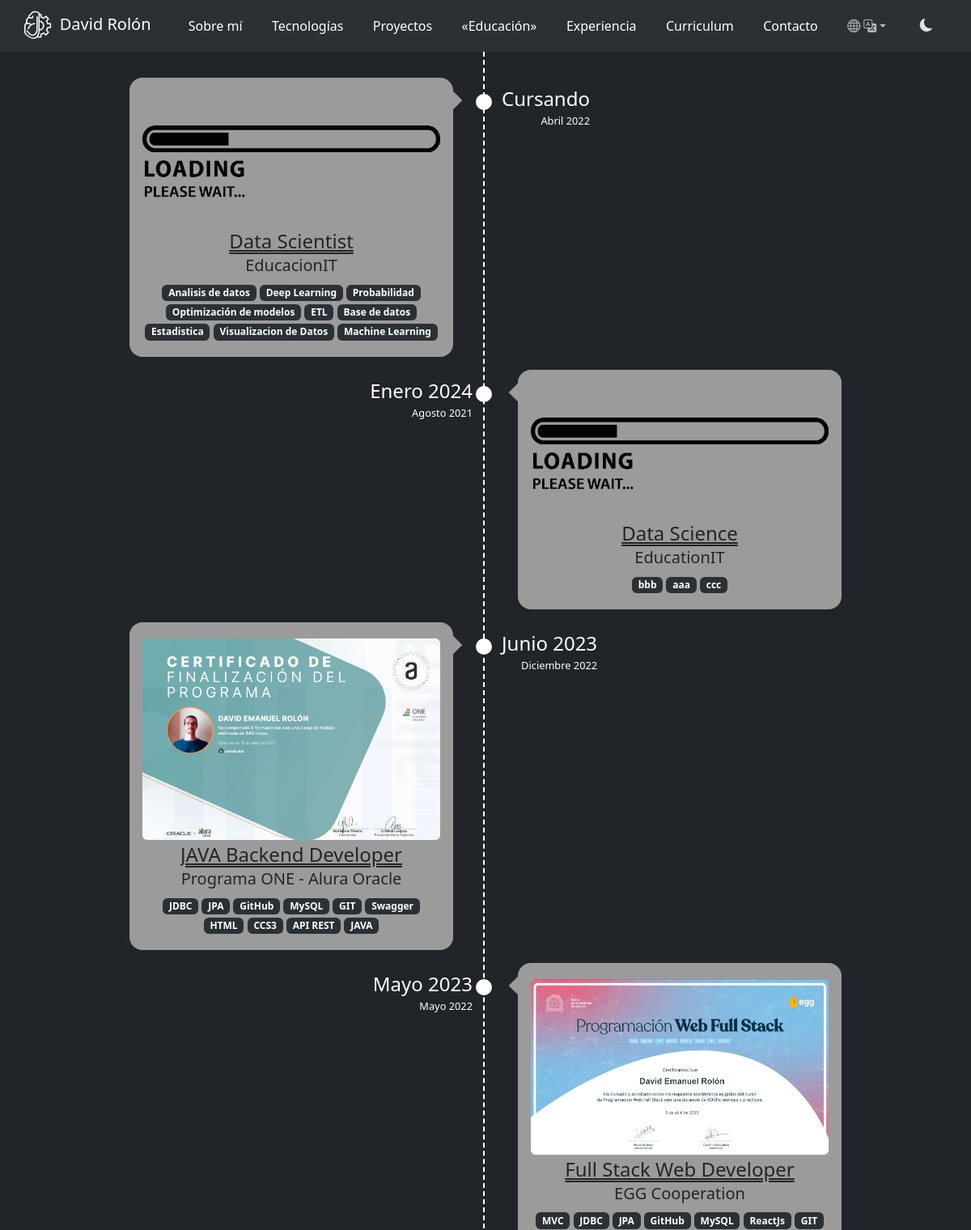
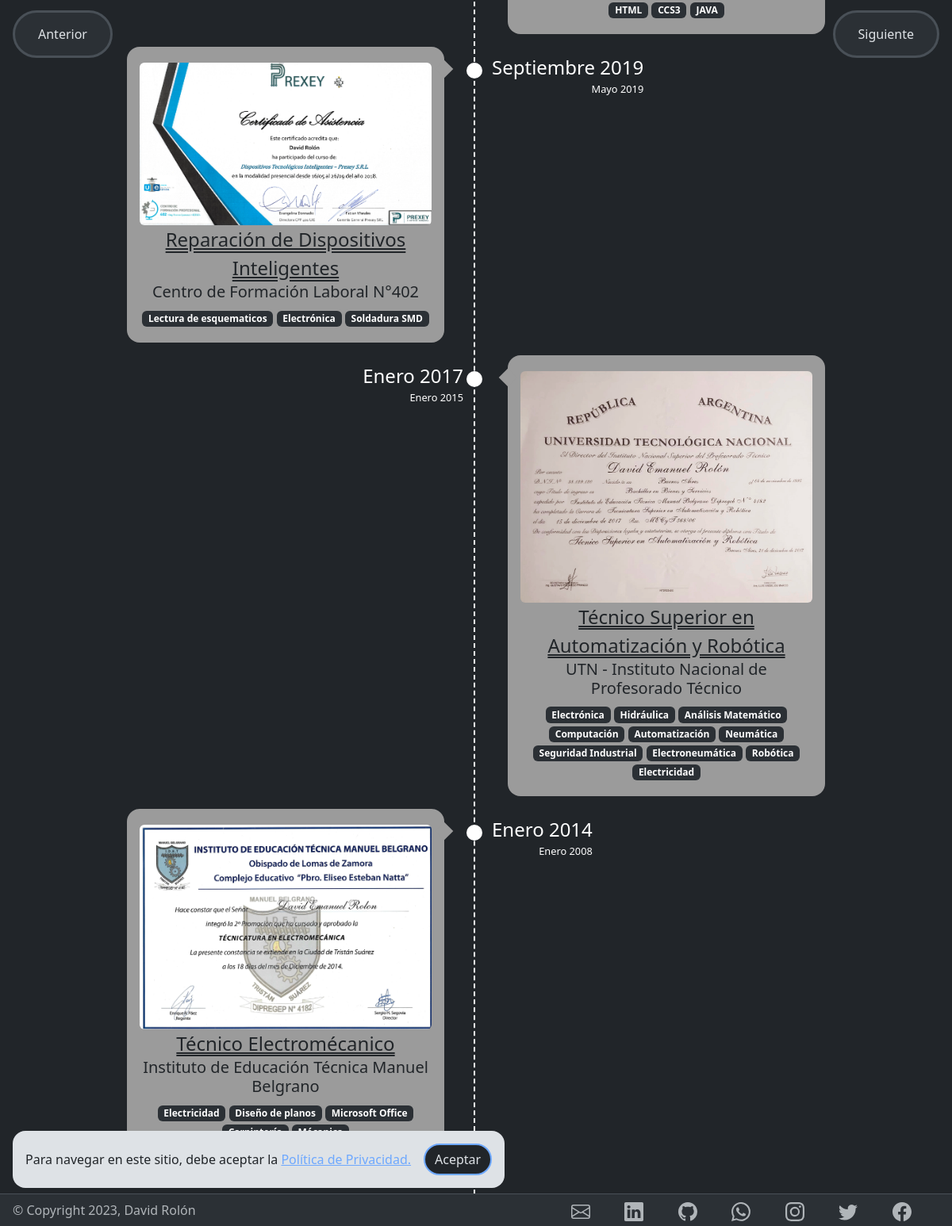
The page /education on the database its author committed (2 pictures, top to bottom).
### my_portfolio/models.py (models this page shows, shortened)
class Education(models.Model):
    name = models.CharField(max_length=64)
    date_start_month = models.PositiveSmallIntegerField(validators=[MaxValueValidator(12)])
    date_start_year = models.PositiveSmallIntegerField(validators=[MaxValueValidator(9999)])
    date_end_month = models.PositiveSmallIntegerField(validators=[MaxValueValidator(12)])
    date_end_year = models.PositiveSmallIntegerField(validators=[MaxValueValidator(9999)])
    company = models.CharField(max_length=64)
    img_name = models.CharField(max_length=32)
    tags = TaggableManager()
    class Meta:
        verbose_name_plural = "Education"

### my_portfolio/views.py (the view)
# urls.py: path('education', views.education, name="education"),
def education(request, template_name='my_portfolio/education.html'):
    education = all_row_model_to_dict(models.Education, "-date_end_year", "-date_end_month", "-date_start_year", "-date_start_month")
    page_flow = obtain_url_buttons_from_template(models.Pages, template_name)
    for item in education:
        item["tags"] = models.Education.objects.get(name=item["name"]).tags.names()
    context = {"education": education,
               "page_flow": page_flow,
               "pages_list": pages_list}
    return render(request, template_name, context=context)

### my_portfolio/auxiliar.py (called while the page is built)
def model_to_dict(model):
    new_dict = model.__dict__
    new_dict.pop("id")
    new_dict.pop("_state")
    return new_dict

def all_row_model_to_dict(model_class, *order_by):
    if order_by:
        return [model_to_dict(model) for model in model_class.objects.all().order_by(*order_by)]
    return [model_to_dict(model) for model in model_class.objects.all()]

def obtain_url_buttons_from_template(model, template_name):
    url = re.search(r'[^/]+(?=\.html$)', template_name).group()
    buttons = model.objects.filter(url=url).values().first()
    buttons.pop("id")
    return buttons

### my_portfolio/templatetags/filter_number_to_month.py (called while the page is built)
@register.filter(name='month_name')
def month_name(number):
    return dict_number_to_month.get(number)

@register.filter(name='equal_current_year')
def current_year(year):
    return year == today.year

@register.filter(name='greater_current_year')
def greater_year(year):
    return year > today.year

@register.filter(name='greater_current_month')
def greater_month(month):
    return month > today.month

### templates/my_portfolio/education.html (shortened to what this page needs)
{% extends './fragments/base.html' %}
{% load static %}
{% load filter_number_to_month %}
{% block main %}
  <section class="education timeline">
    {% for item in education %}
      <div class="timeline-row">
        <div class="timeline-time">
          {% if item.date_end_year|equal_current_year and item.date_end_month|greater_current_month or item.date_end_year|greater_current_year %}
            Cursando
          {% else %}
            {{ item.date_end_month|month_name }} {{ item.date_end_year }}
          {% endif %}
          <small>{{ item.date_start_month|month_name }} {{ item.date_start_year }}</small>
        </div>
        <div class="timeline-content">
          {% with 'img/certificates/'|add:item.img_name as img_path %}
            <img class="img-fluid rounded zoom" src="{% static img_path %}" alt="{{ item.img_name }}"/>
          {% endwith %}
          <h4 class="timeline-title my-0 text-wrap">{{ item.name }}</h4>
          <h5 class="timeline-subtitle">{{ item.company }}</h5>
          <div class="super-badge">
            {% for badge in item.tags %}
              <span class="badge badge-pill">{{ badge }}</span>
            {% endfor %}
          </div>
        </div>
      </div>
    {% endfor %}
  </section>
{% endblock %}

### static/css/variables.css (style rules this page uses)
:root { --shadow-next-button-hover: teal; --nav-height: 4rem; --footer-height: 2.5rem; --body-height: calc(100vh - var(--nav-height) - var(--footer-height)); --footer-height-sm: 4rem; --botton-lg-height: 3.75rem; --body-height-lg: calc(100vh - var(--nav-height) - var(--botton-lg-height)); --body-height-sm: calc(100vh - var(--nav-height) - var(--footer-height-sm) - var(--botton-lg-height)); --timeline-badge-text-dark: #2B3035; --timeline-badge-bg-dark: #fff; --timeline-badge-text-light: #fff; --timeline-badge-bg-light: #6d8faf; --card-hover: #ab98ab; --cookie-bottom: calc(var(--footer-height) + 0.5rem); --timeline-dark: #fff; --timeline-point-dark: #fff; --timeline-date-dark: #fff; --timeline-card-bg-dark: #9b9b9b; --timeline-title-dark: #212529; --timeline-subtitle-dark: #212529; --timeline-badge-text-dark: #fff; --timeline-badge-bg-dark: #2B3035; --timeline-light: #212529; --timeline-point-light: #212529; --timeline-date-light: #212529; --timeline-card-bg-light: #9b9b9b; --timeline-title-light: #212529; --timeline-subtitle-light: #212529; --timeline-badge-text-light: #212529; --timeline-badge-bg-light: #fff; --card-tecnology-border-light: rgb(33, 37, 41); --education-card-hover: #918991; --experiencias-border: #c6c6c6; --contact-border: #c6c6c6; }

### static/css/body.css (style rules this page uses)
body { padding-top: var(--nav-height); }
@media (min-width: 576px) { body { padding-bottom: var(--footer-height); } }

### static/css/education.css (style rules this page uses)
.timeline { position: relative; padding: 2rem 10rem; }
.timeline:after { content: ""; position: absolute; bottom: 0; left: calc(50% - 0.125rem / 2); margin-left: -0.125rem; height: 100%; display: block; }
.timeline-row { padding-left: 50%; position: relative; margin-bottom: 1rem; }
.timeline-row .timeline-time { position: absolute; right: 50%; top: 0.5rem; text-align: right; margin: 0 1rem; font-size: 1.5rem; }
.timeline-row .timeline-time small { display: block; font-size: 0.8rem; }
.timeline-row .timeline-content { position: relative; padding: 1.25rem 1rem; border-radius: 1rem; display: flex; align-items: center; justify-content: center; flex-direction: column; text-align: center; }
.timeline-content .img-fluid { max-height: 80% }
.timeline-row .timeline-content:after { content: ""; position: absolute; top: 1.25rem; height: 1rem; width: 1rem; }
.timeline-row .timeline-content:before { content: ""; position: absolute; top: 1.25rem; right: -3rem; width: 1.25rem; height: 1.25rem; border-radius: 6.25rem; }
.timeline-title { margin: 0 0 1.25rem 0; overflow: hidden; white-space: nowrap; line-height: 150%; text-decoration: underline double; }
.timeline-row:nth-child(even) .timeline-content { margin-left: 2.5rem; }
.timeline-row:nth-child(even) .timeline-content:after { left: -0.5rem; right: initial; border-bottom: 0; border-left: 0; transform: rotate(-135deg); }
.timeline-row:nth-child(even) .timeline-content:before { left: -3.25rem; right: initial; }
.timeline-row:nth-child(odd) { padding-left: 0; padding-right: 50%; }
.timeline-row:nth-child(odd) .timeline-time { right: auto; left: 50%; margin-right: 0; margin-left: 1.25rem; }
.timeline-row:nth-child(odd) .timeline-content { margin-right: 2.5rem; }
.timeline-row:nth-child(odd) .timeline-content:after { right: -0.5rem; border-left: 0; border-bottom: 0; transform: rotate(45deg); }
@media (min-width: 768px) { .zoom { cursor: zoom-in; } }

### rows shown on the page
Education: shows "Cursando", date_start_month|month_name "Abril", date_start_year "2022", name "Data Scientist", company "EducacionIT"
Tag: name "Analisis de datos"
Tag: name "Deep Learning"
Tag: badge "Probabilidad"
Tag: name "Optimización de modelos"
Tag: badge "ETL"
Tag: name "Base de datos"
Tag: badge "Estadistica"
Tag: name "Visualizacion de Datos"
Tag: name "Machine Learning"
Education: date_end_month|month_name "Enero", date_end_year "2024", date_start_month|month_name "Agosto", date_start_year "2021", name "Data Science", company "EducationIT"
Tag: badge "bbb"
Tag: badge "aaa"
Tag: badge "ccc"
Education: date_end_month|month_name "Junio", date_end_year "2023", date_start_month|month_name "Diciembre", date_start_year "2022", shows a picture, name "JAVA Backend Developer", company "Programa ONE - Alura Oracle", tags "MySQL" "API REST" "JAVA"
Tag: badge "JDBC"
Tag: badge "JPA"
Tag: badge "GitHub"
Tag: badge "GIT"
Tag: badge "Swagger"
Tag: badge "HTML"
Tag: badge "CCS3"
Education: date_end_month|month_name "Mayo", date_end_year "2023", date_start_month|month_name "Mayo", date_start_year "2022", shows a picture, name "Full Stack Web Developer", company "EGG Cooperation", tags "MySQL" "JAVA"
Tag: badge "MVC"
Tag: badge "ReactJs"
Education: date_end_month|month_name "Septiembre", date_end_year "2019", date_start_month|month_name "Mayo", date_start_year "2019", shows a picture, name "Reparación de Dispositivos Inteligentes", company "Centro de Formación Laboral N°402"
Tag: name "Lectura de esquematicos"
Tag: badge "Electrónica"
Tag: name "Soldadura SMD"
Education: date_end_month|month_name "Enero", date_end_year "2017", date_start_month|month_name "Enero", date_start_year "2015", shows a picture, name "Técnico Superior en Automatización y Robótica", company "UTN - Instituto Nacional de Profesorado Técnico"
Tag: badge "Hidráulica"
Tag: name "Análisis Matemático"
Tag: badge "Computación"
Tag: badge "Automatización"
Tag: badge "Neumática"
Tag: name "Seguridad Industrial"
Tag: badge "Electroneumática"
Tag: badge "Robótica"
Tag: badge "Electricidad"
Education: date_end_month|month_name "Enero", date_end_year "2014", date_start_month|month_name "Enero", date_start_year "2008", shows a picture, name "Técnico Electromécanico", company "Instituto de Educación Técnica Manuel Belgrano"
Tag: name "Diseño de planos"
Tag: name "Microsoft Office"

### other values the page prints
{{ item.name }} "Sobre mí" "Tecnologías" "Proyectos" "Educación" "Experiencia" "Curriculum" "Contacto"
